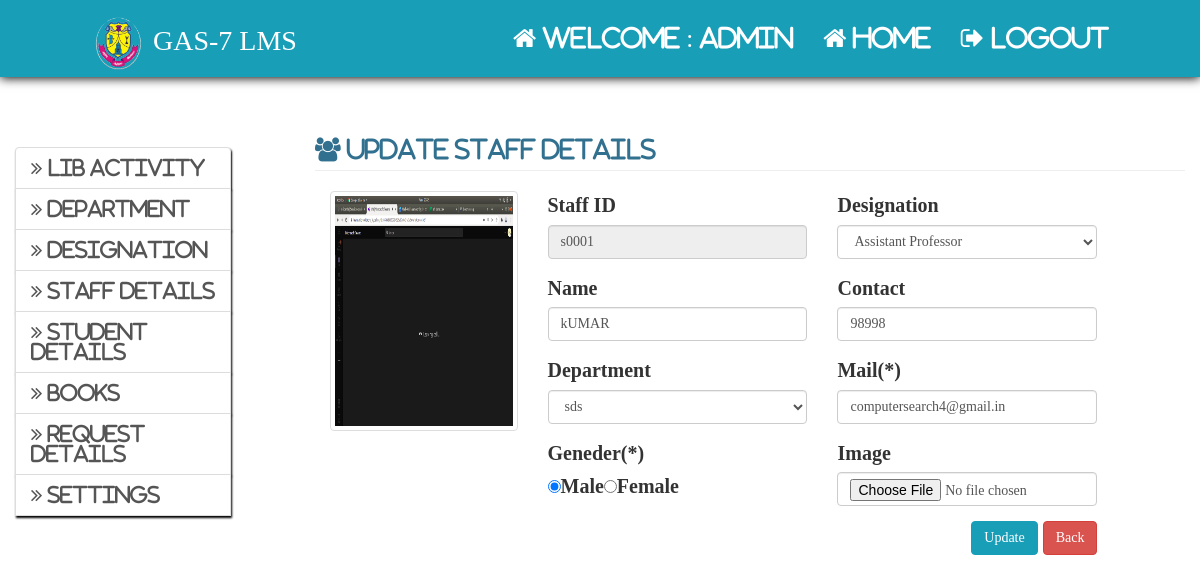
The app's page /admin/update_staff.php?id=38 (signed in), older data.
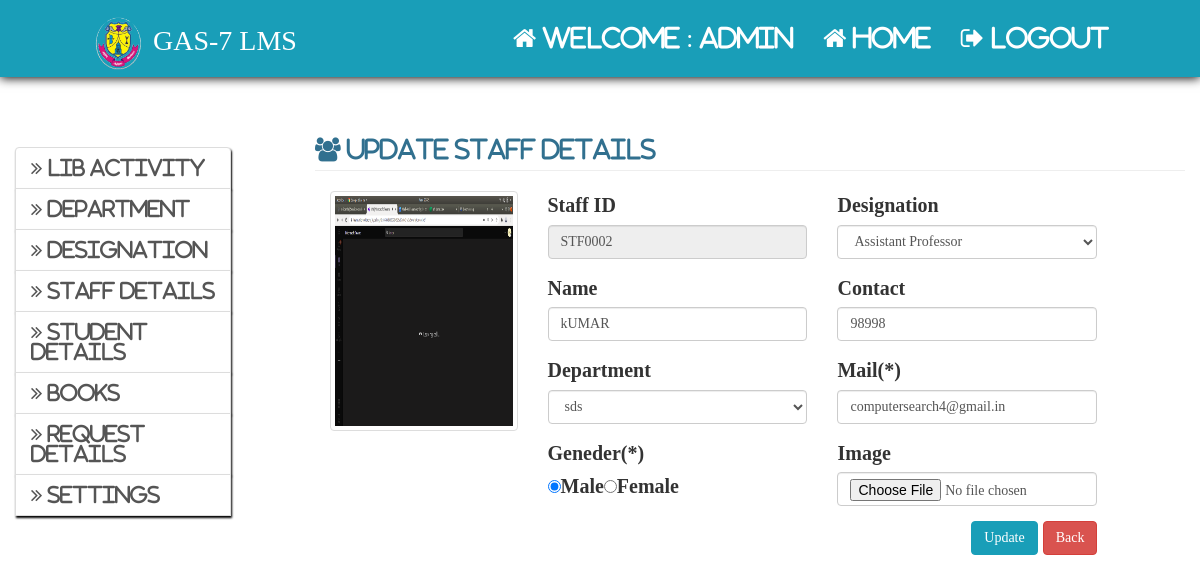
The same page, newer data.
### tables this page shows
CREATE TABLE `staff_department` (
  `id` int(11) NOT NULL AUTO_INCREMENT,
  `s_d_name` varchar(64) NOT NULL,
  PRIMARY KEY (`id`)
);

CREATE TABLE `staff` (
  `sid` int(11) NOT NULL AUTO_INCREMENT,
  `regno` varchar(150) NOT NULL,
  `sname` varchar(150) NOT NULL,
  `semail` varchar(200) NOT NULL,
  `did` int(11) NOT NULL,
  `id` int(11) NOT NULL,
  `contact` varchar(150) NOT NULL,
  `gender` enum('male','female') NOT NULL,
  `image` varchar(300) NOT NULL,
  `role` char(20) NOT NULL,
  PRIMARY KEY (`sid`)
);

CREATE TABLE `designation` (
  `id` int(11) NOT NULL AUTO_INCREMENT,
  `designation` varchar(150) NOT NULL,
  PRIMARY KEY (`id`)
);

### admin/update_staff.php (the view, shortened to what this page needs)
<html>
	<head>
		<?php
			include"../include/head.php";
		?>
	</head>
	<body>
		<?php include"admin_home_nav.php";?>
		<div class="col-md-3" style="margin-top:50px">
			<?php
				include"admin_sidenav.php";
			?>
		</div>
		<div class="col-md-9">
		<?php
			if (!isset($_GET['id'])) {
					header("location:./view_staff.php");
			} else{
			$qry="Select staff.id, staff.did, staff.regno, staff.sid, staff.sname, staff.contact,staff.semail,staff.gender,
					designation.designation, staff_department.s_d_name, staff.image
					From staff_department Inner Join
					staff On staff.did = staff_department.id Inner Join
					designation On staff.id = designation.id where sid={$_GET['id']}";
				$res=$con->query($qry);
				if($res->num_rows>0)
				{
					$row=$res->fetch_assoc();
				} else {
					header("location:./view_staff.php");
				}
			}
		?>
			<form method="post" enctype="multipart/form-data" action="<?php echo $_SERVER["REQUEST_URI"]?>">
				<h3 class="page-header text-info"><span class="fa fa-users"> Update Staff Details</span></h3>
				<div class="col-md-3">
					<img src="<?php echo $row["image"];?>" class="img-thumbnail" id="img">
				</div>
				<div class="col-md-4">
				<div class="form-group ">
					<label>Staff ID</label>
					<input type="text" value="<?php echo $row["regno"];?>" class="form-control" disabled>
				</div>
				<div class="form-group ">
					<label>Name</label>
					<input type="text" value="<?php echo $row["sname"];?>" name="sname" class="form-control">
				</div>
				<div class="form-group ">
					<label>Department</label>
					<select class="form-control" name="dep">
						<option value="<?php echo $row["did"];?>"><?php echo $row["s_d_name"];?></option>
					</select>
				</div>
				<div class="form-group col-md">
					<label > Geneder(*)</label><br>
					<?php
						if ($row["gender"]== 'male') {
							echo '<input type="radio" id="male" name="gender" value="male" required checked>';
							echo '<label for="male">Male</label>';
							echo '<input type="radio" id="female" name="gender" value="female" required>';
							echo '<label for="female">Female</label>';
						} elseif ($row["gender"]== 'female'){
							echo '<input type="radio" id="male" name="gender" value="male" required>';
							echo '<label for="male"> Male</label>';
							echo '<input type="radio" id="female" name="gender" value="female" required checked>';
							echo '<label for="female"> Female</label>';
						}
					?>
				</div>
				</div>
				<div class="col-md-4">
				<div class="form-group ">
					<label>Designation</label>
					<select class="form-control" name="design">
						<option value="<?php echo $row["id"];?>"><?php echo $row["designation"];?></option>
					</select>
				</div>
				<div class="form-group ">
					<label>Contact</label>
					<input type="number" value="<?php echo $row["contact"];?>" name="contact" min="1" class="form-control" >
				</div>
				<div class="form-group col-md">
					<label>Mail(*)</label>
					<input type="email" name="email" value="<?php echo $row["semail"];?>" class="form-control" placeholder="email" required>
				</div>
				<div class="form-group">
					<label>Image</label>
					<input type="file" name="image" class="form-control">
					<div class="form-group pull-right" style="margin-top:15px">
						<input type="submit" name="update" value="Update" class="btn btn-primary">
						<a href='view_staff.php' class='btn btn-danger'> Back</a>
					</div>
				</div>
			</form>
		</div>
	</body>
</html>

Row changes from the older to the newer data that the page shows:
changed through a linked row, staff_department "sds": regno "s0001" → "STF0002"
